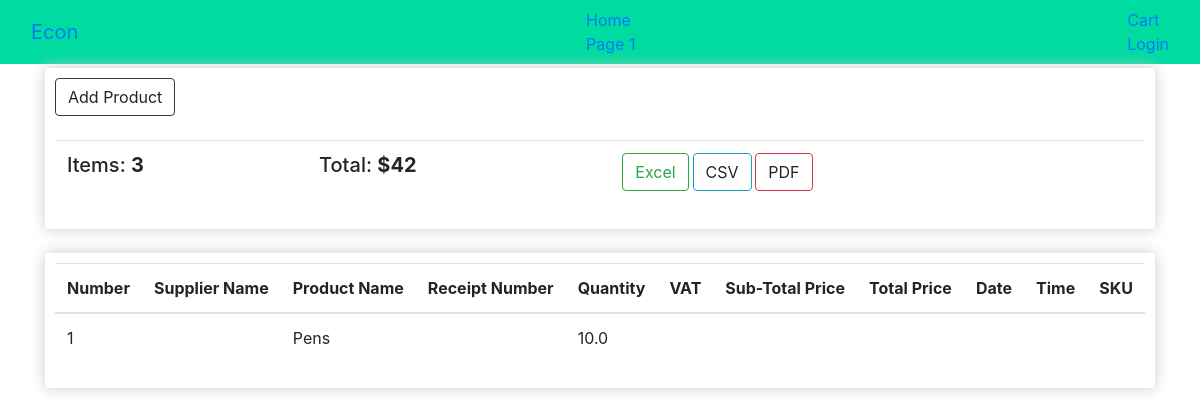
/supplier/ (signed in), run on the app's committed database.
### products/models.py (models this page shows, shortened)
class Product(models.Model):
    name = models.CharField(max_length=100)
    date_added = models.DateField(auto_now_add = True)
    price = models.FloatField(max_length=100)
    added_by = models.ForeignKey(User, on_delete=models.CASCADE)
    in_store = models.BooleanField(default="True")
    product_description = models.OneToOneField(Product_description, on_delete=models.CASCADE)

### suppliers/views.py (the view)
# urls.py: path('', views.product_view, name="index")
def product_view(request):
    supplier_products = Product.objects.all()
    return render(request, 'suppliers/index.html', {'products': supplier_products})

### templates/suppliers/index.html (shortened to what this page needs)
{% extends 'base_layout.html' %} {% block content %}
<div class="row mt-1">
    <div class="col-md-12">
        <div class="box-element">
            <a class="btn btn-outline-dark" data-toggle="modal" data-target="#myModal"> Add Product</a>
            <br>
            <br>
            <table class="table">
                <tr>
                    <th>
                        <h5>Items: <strong>3</strong></h5>
                    </th>
                    <th>
                        <h5>Total: <strong>$42</strong></h5>
                    </th>
                    <th>
                        <a class="btn btn-outline-success excel" href='#'>Excel</a>
                        <a class="btn btn-outline-info csv">CSV</a>
                        <a class="btn btn-outline-danger pdf">PDF</a>
                    </th>
                </tr>
            </table>
        </div>
        <br>
    </div>
    <div class="col-md-12 ">
        <div class="box-element">
            <table class="table">
                <thead>
                    <tr>
                        <th>Number</th>
                        <th>Supplier Name</th>
                        <th>Product Name</th>
                        <th>Receipt Number</th>
                        <th>Quantity</th>
                        <th>VAT</th>
                        <th>Sub-Total Price</th>
                        <th>Total Price</th>
                        <th>Date</th>
                        <th>Time</th>
                        <th>SKU</th>
                    </tr>
                </thead>
        </div>
        <tbody id="table_result">
            {% for product in products%}
            <tr>
                <td>{{product.id}}</td>
                <td>{{supplier.name}}</td>
                <td>{{product.name}}</td>
                <td>{{product.quantity}}</td>
                <td>{{product.price}}</td>
                <td></td>
                <td></td>
                <td></td>
                <td></td>
                <td></td>
                <td></td>
            </tr>
            {% endfor %}
        </tbody>
    </div>
</div>
</div>
{% endblock content %}

### static/styles.css (style rules this page uses)
.box-element { box-shadow: hsl(0, 0%, 80%) 0 0 16px; background-color: #fff; border-radius: 4px; padding: 10px; }

### data on the page
Product: id "1", name "Pens", price "10.0"
